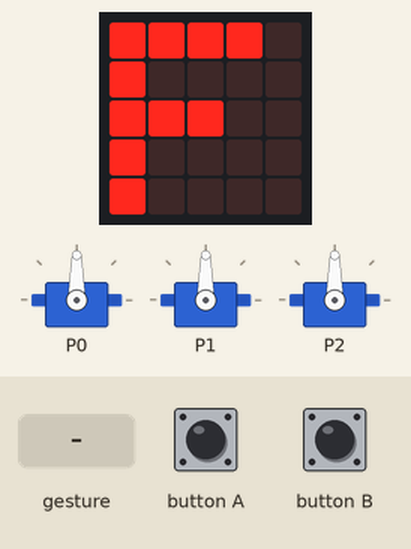
Recording of a program running on a simulated BBC micro:bit (MakeCode). Shown: the board's 5×5 LED display, 3 × servo. The inputs (shaded band) are chosen by the test bench. A tilt is held for 1.5 s and a shake lasts 1 s, then the board lies face up again.

Above: at 3.0 s.
3.1 s: button A pressed for 3.2 s
At 4.2 s:
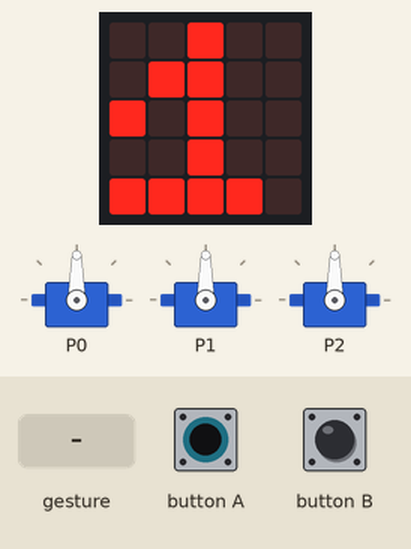
6.9 s: button B pressed for 3.2 s
At 8.2 s:
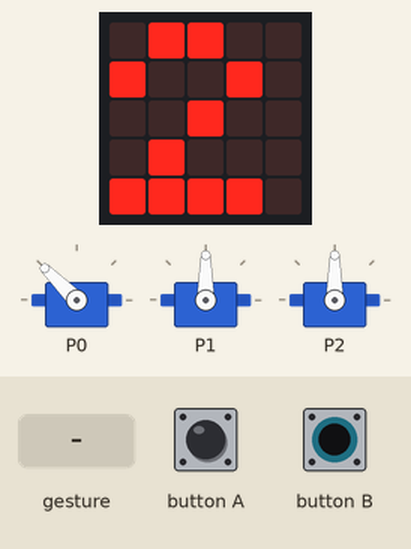
11.8 s: gesture 'shake'
At 13.0 s:
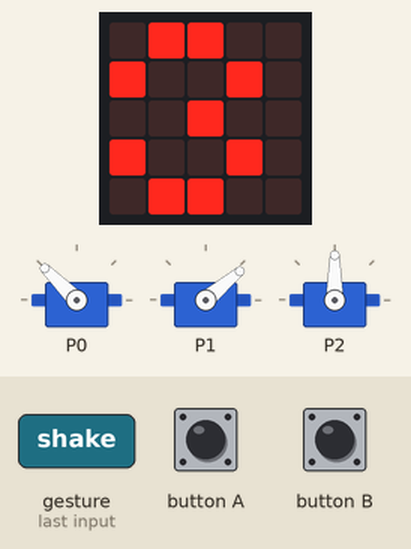
14.8 s: button A pressed for 1 s
At 16.0 s:
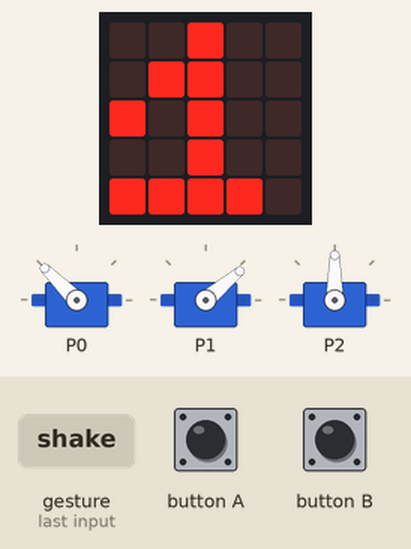
18.8 s: button B pressed for 1 s
At 19.9 s:
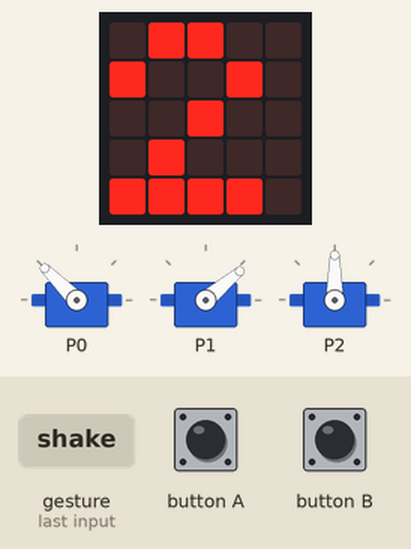
Timing chart, 0 to 21.8 s (numbered marks = the images above; inputs shaded):
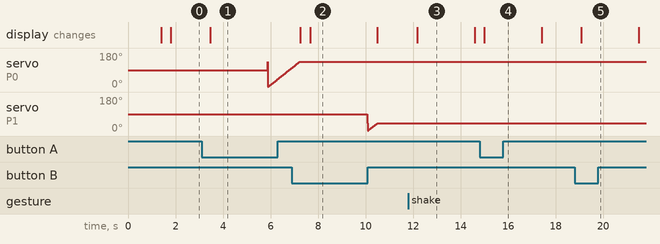

Measured:
- after the input at 3.1 s, the display: changes after 0.37 s (image 1)
- after the input at 6.9 s, servo on P1: ramps from 1° to 40° and jumps back, once every 0.02 s; the display: first differs from a run without the input after 0.76 s (image 2)
- after the input at 11.8 s, the display: changes after 0.37 s (image 3)
- after the input at 14.8 s, the display: changes after 0.19 s (image 4)
- after the input at 18.8 s, the display: changes after 0.28 s (image 5)
- what the display in image 3 shows lasts 2.4 s, from 12.2 s to 14.6 s

The program:

main.ts
```typescript
function vitmoteur3 (angleinitial: number, anglefinal: number) {
    for (let index = 0; index <= Math.abs(angleinitial - anglefinal); index++) {
        if (anglefinal > angleinitial) {
            pins.servoWritePin(AnalogPin.P2, angleinitial + index)
        } else if (anglefinal < angleinitial) {
            pins.servoWritePin(AnalogPin.P2, angleinitial - index)
        }
        basic.pause(10)
    }
    anglemoteur3 = anglefinal
}
function Moteur3 () {
    basic.showLeds(`
        . # # . .
        # . . # .
        . . # . .
        # . . # .
        . # # . .
        `)
    basic.pause(2000)
    if (input.buttonIsPressed(Button.A)) {
        pins.servoWritePin(AnalogPin.P2, 180)
        vitmoteur3(anglemoteur3, 180)
    } else if (input.buttonIsPressed(Button.B)) {
        pins.servoWritePin(AnalogPin.P2, 35)
        vitmoteur3(anglemoteur3, 35)
    }
}
function Moteur1 () {
    basic.showLeds(`
        . . # . .
        . # # . .
        # . # . .
        . . # . .
        # # # # .
        `)
    basic.pause(2000)
    if (input.buttonIsPressed(Button.A)) {
        pins.servoWritePin(AnalogPin.P0, 135)
        vitmoteur1(anglemoteur1, 135)
    } else if (input.buttonIsPressed(Button.B)) {
        pins.servoWritePin(AnalogPin.P0, 40)
        vitmoteur1(anglemoteur1, 40)
    }
}
function Moteur2 () {
    basic.showLeds(`
        . # # . .
        # . . # .
        . . # . .
        . # . . .
        # # # # .
        `)
    basic.pause(2000)
    if (input.buttonIsPressed(Button.A)) {
        pins.servoWritePin(AnalogPin.P1, 135)
        vitmoteur2(anglemoteur2, 135)
    } else if (input.buttonIsPressed(Button.B)) {
        pins.servoWritePin(AnalogPin.P1, 40)
        vitmoteur2(anglemoteur2, 40)
    }
}
function vitmoteur2 (angleinitial: number, anglefinal: number) {
    for (let index = 0; index <= Math.abs(angleinitial - anglefinal); index++) {
        if (anglefinal > angleinitial) {
            pins.servoWritePin(AnalogPin.P1, angleinitial + index)
        } else if (anglefinal < angleinitial) {
            pins.servoWritePin(AnalogPin.P1, angleinitial - index)
        }
        basic.pause(10)
    }
    anglemoteur2 = anglefinal
}
function vitmoteur1 (angleinitial: number, anglefinal: number) {
    for (let index = 0; index <= Math.abs(angleinitial - anglefinal); index++) {
        if (anglefinal > angleinitial) {
            pins.servoWritePin(AnalogPin.P0, angleinitial + index)
        } else if (anglefinal < angleinitial) {
            pins.servoWritePin(AnalogPin.P0, angleinitial - index)
        }
        basic.pause(10)
    }
    anglemoteur1 = anglefinal
}
let anglemoteur2 = 0
let anglemoteur1 = 0
let anglemoteur3 = 0
basic.showLeds(`
    # # . # #
    # # . # #
    . . . . .
    # # . # #
    # # . # #
    `)
basic.pause(1000)
pins.servoWritePin(AnalogPin.P0, 90)
pins.servoWritePin(AnalogPin.P1, 90)
pins.servoWritePin(AnalogPin.P2, 90)
basic.showLeds(`
    . . . . .
    . . . . #
    . . . # .
    # . # . .
    . # . . .
    `)
basic.forever(function () {
    basic.showLeds(`
        # # # # .
        # . . . .
        # # # . .
        # . . . .
        # . . . .
        `)
    if (input.buttonIsPressed(Button.A)) {
        Moteur1()
    } else if (input.buttonIsPressed(Button.B)) {
        Moteur2()
    } else if (input.isGesture(Gesture.Shake)) {
        Moteur3()
    }
})
```

test.ts
```typescript
// les tests vont ici ; cela ne sera pas compilé si ce paquet est utilisé en tant qu'extension.
```
